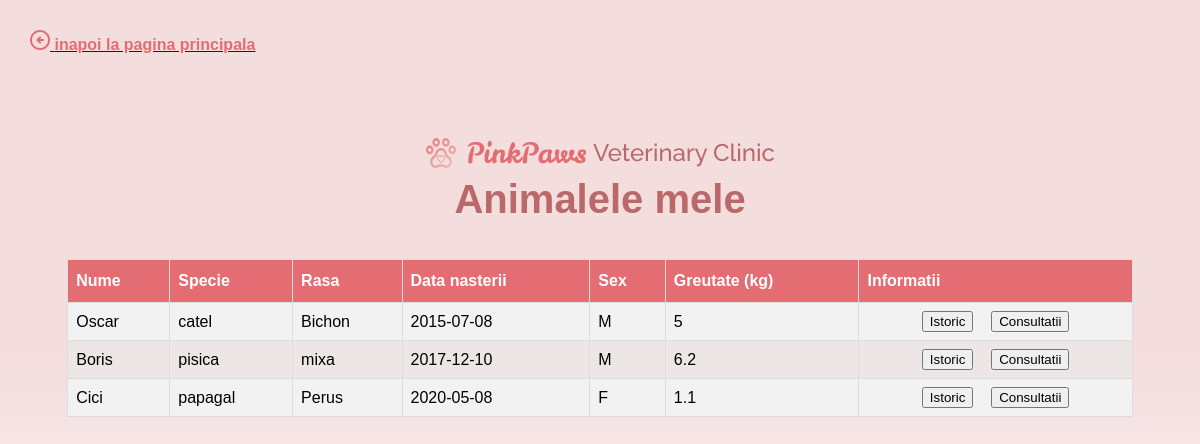
Page /Proiect_BD_Cabinet_Veterinar/animale.php (signed in) on the committed database.
### tables this page shows
CREATE TABLE `pacienti` (
  `id_pacient` int(11) NOT NULL,
  `id_stapan` int(11) NOT NULL,
  `numep` varchar(50) NOT NULL,
  `specie` varchar(50) NOT NULL,
  `rasa` varchar(50) NOT NULL,
  `data_nasterii` date NOT NULL,
  `sex` char(1) NOT NULL,
  `greutate` float NOT NULL
);

### Proiect_BD_Cabinet_Veterinar/animale.php (the view, shortened to what this page needs)
<!DOCTYPE html>
<html>
<head>
<link rel="stylesheet" href="my_style.css">
</head>
<body class="bkg2">
<poz_sageata><a href="homepage.php"><img src="img\sageata.png" alt="sageata"><text_inapoi_la> inapoi la pagina principala</text_inapoi_la></a></poz_sageata>
<br><br><br><br><br><br><br>
<center><img src="img\titlu1.png" alt="logo clinica"></center>
<center><titlu_homepage>Animalele mele</titlu_homepage></center>
<br><br>
<center><table id="customers">
        <thead>
			<tr>
				<th>Nume</th>
				<th>Specie</th>
				<th>Rasa</th>
				<th>Data nasterii</th>
				<th>Sex</th>
				<th>Greutate (kg)</th>
				<th>Informatii</th>
			</tr>
		</thead>
        <tbody>
            <?php
			include("connection.php");
			$id = $_SESSION['id_stapan'];
			$sql1 = "SELECT id_pacient, P.numep, specie, rasa, data_nasterii, sex, greutate
					FROM stapani S inner join pacienti P on S.id_stapan = P.id_stapan
					WHERE S.id_stapan = '$id'";
			$result = $con->query($sql1);
			while($row = $result->fetch_assoc()) {
                echo "<tr>
                    <td>" . $row["numep"] . "</td>
                    <td>" . $row["specie"] . "</td>
                    <td>" . $row["rasa"] . "</td>
                    <td>" . $row["data_nasterii"] . "</td>
                    <td>" . $row["sex"] . "</td>
                    <td>" . $row["greutate"] . "</td>
					<td>
                        <center><a href='istoric.php?id_i=".$row['id_pacient']."'><input type='submit' value='Istoric'></a> &nbsp;&nbsp;
						<a href='consultatii.php?id_c=".$row['id_pacient']."'><input type='submit' value='Consultatii'></a></center>
                    </td>
                </tr>";
            }
            ?>
        </tbody>
    </table></center>
<br><br><br><br><br><br><br><br><br><br><br><br><br><br><br><br><br><br><br>
</body>
</html>

### Proiect_BD_Cabinet_Veterinar/my_style.css (style rules this page uses)
#customers { font-family: Raleway, sans-serif; border-collapse: collapse; width: 90%; }
#customers td, #customers th { border: 1px solid #ddd; padding: 8px; }
#customers tr:nth-child(even) { background-color: #ede6e6; }
#customers tr:nth-child(odd) { background-color: #f2f2f2; }
#customers th { padding-top: 12px; padding-bottom: 12px; text-align: left; background-color: #E36D72; color: white; }
input::placeholder { font-family: 'Raleway', sans-serif; font-style: normal; font-weight: 500; font-size: 16px; line-height: 19px; color: #8B7A7A; }
.bkg2 { background: linear-gradient(180deg, #F4DDDD 45.66%, #FFFFFF 100%); }
titlu_homepage { font-family: 'Raleway', sans-serif; font-style: normal; font-weight: 700; font-size: 40px; line-height: 47px; text-align: center; color: #B96969; }
text_inapoi_la { font-family: 'Raleway', sans-serif; font-style: normal; font-weight: 600; font-size: 16px; line-height: 19px; color: #E36D72; }
poz_sageata { position: absolute; left: 30px; top: 30px; }

### rows in the picture
pacienti: numep "Oscar", specie "catel", rasa "Bichon", data_nasterii "2015-07-08", sex "M", greutate "5"
pacienti: numep "Boris", specie "pisica", rasa "mixa", data_nasterii "2017-12-10", sex "M", greutate "6.2"
pacienti: numep "Cici", specie "papagal", rasa "Perus", data_nasterii "2020-05-08", sex "F", greutate "1.1"
